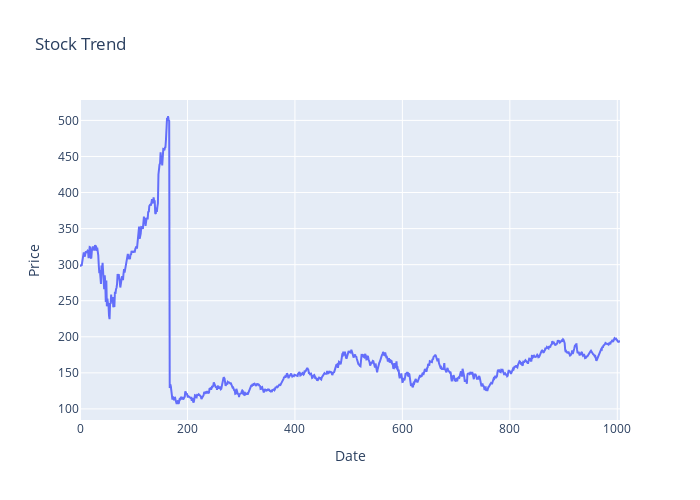

The notebook cell this image was saved under:
### Markdown cell above
## *Visualizing Stock Trends*

### Code cell
# Create the figure
fig = go.Figure()

# Add the line plot
fig.add_trace(go.Scatter(x=data1.index, y=data1.values, mode='lines', name='Stock Price'))

# Update the layout
fig.update_layout(
    title='Stock Trend',
    xaxis_title='Date',
    yaxis_title='Price',
    width=700,
    height=500
)

# Show the plot
fig.show()

### Figure 1 — Plotly figure (JSON) as saved in the notebook; plotly's stock layout.template omitted (floating-point values rounded to 4 significant figures; data arrays with more than 128 entries replaced by an {"elided": "..."} marker saying what was removed)
{"data": [{"mode": "lines", "name": "Stock Price", "type": "scatter", "x": {"elided": "1006 int values"}, "y": {"elided": "1006 float values"}}], "layout": {"height": 500, "title": {"text": "Stock Trend"}, "width": 700, "xaxis": {"title": {"text": "Date"}}, "yaxis": {"title": {"text": "Price"}}}}
